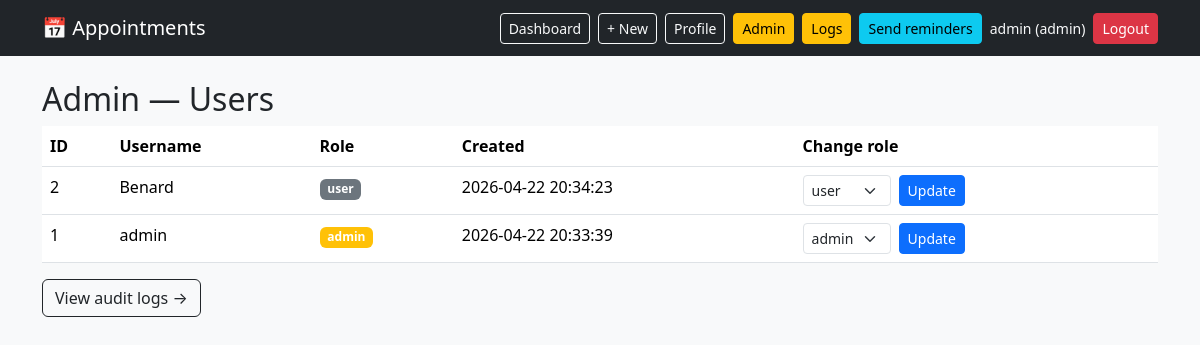
The page /admin (signed in) on the database its author committed.
### tables this page shows
CREATE TABLE users (
    id INTEGER PRIMARY KEY AUTOINCREMENT,
    username TEXT UNIQUE NOT NULL,
    password_hash TEXT NOT NULL,
    role TEXT NOT NULL DEFAULT 'user',
    receive_email_reminders INTEGER NOT NULL DEFAULT 1,
    email TEXT,
    created_at DATETIME DEFAULT CURRENT_TIMESTAMP
);

### app.py (the view)
@app.route("/admin")
@role_required("admin")
def admin_dashboard():
    db = get_db()
    users = db.execute(
        "SELECT id, username, role, created_at FROM users ORDER BY created_at DESC"
    ).fetchall()
    role_form = RoleForm()
    return render_template("admin.html", users=users, role_form=role_form,
                           csrf_form=CSRFOnlyForm())

### app.py
class RoleForm(FlaskForm):
    user_id = HiddenField(validators=[DataRequired()])
    role = SelectField("Role", choices=[("user", "user"), ("admin", "admin")],
                       validators=[DataRequired()])

class CSRFOnlyForm(FlaskForm):
    pass

### app.py (called while the page is built)
def get_db() -> sqlite3.Connection:
    if "db" not in g:
        g.db = sqlite3.connect(DATABASE, detect_types=sqlite3.PARSE_DECLTYPES)
        g.db.row_factory = sqlite3.Row
        g.db.execute("PRAGMA foreign_keys = ON")
    return g.db

def login_required(fn):
    @wraps(fn)
    def wrapper(*a, **kw):
        if "user_id" not in session:
            return redirect(url_for("login"))
        last = session.get("last_active")
        now = time.time()
        if last and now - last > SESSION_TIMEOUT_MINUTES * 60:
            session.clear()
            flash("Session expired. Please log in again.", "warning")
            return redirect(url_for("login"))
        session["last_active"] = now
        return fn(*a, **kw)
    return wrapper

def role_required(*roles):
    def deco(fn):
        @wraps(fn)
        @login_required
        def wrapper(*a, **kw):
            if session.get("role") not in roles:
                log_action("ACCESS_DENIED", f"path={request.path} required={roles}")
                abort(403)
            return fn(*a, **kw)
        return wrapper
    return deco

@app.context_processor
def inject_user():
    return {
        "current_user": {
            "id": session.get("user_id"),
            "username": session.get("username"),
            "role": session.get("role"),
        } if "user_id" in session else None
    }

### templates/admin.html (shortened to what this page needs)
{% extends "base.html" %}
{% block content %}
<h2>Admin — Users</h2>
<div class="table-responsive">
  <table class="table bg-white">
    <thead><tr><th>ID</th><th>Username</th><th>Role</th><th>Created</th><th>Change role</th></tr></thead>
    <tbody>
    {% for u in users %}
      <tr>
        <td>{{ u.id }}</td>
        <td>{{ u.username }}</td>
        <td><span class="badge bg-{{ 'warning' if u.role=='admin' else 'secondary' }}">{{ u.role }}</span></td>
        <td>{{ u.created_at }}</td>
        <td>
          <form method="post" action="{{ url_for('admin_change_role') }}" class="d-flex gap-2">
            <select name="role" class="form-select form-select-sm" style="width:auto">
              <option value="user" {% if u.role=='user' %}selected{% endif %}>user</option>
              <option value="admin" {% if u.role=='admin' %}selected{% endif %}>admin</option>
            </select>
            <button class="btn btn-sm btn-primary">Update</button>
          </form>
        </td>
      </tr>
    {% endfor %}
    </tbody>
  </table>
</div>
<a class="btn btn-outline-dark" href="{{ url_for('admin_logs') }}">View audit logs →</a>
{% endblock %}

### rows shown on the page
users: id "2", username "Benard", role "user", created_at "2026-04-22 20:34:23"
users: id "1", username "admin", role "admin", created_at "2026-04-22 20:33:39"

### other values the page prints
{{ current_user.username }} "admin"
{{ current_user.role }} "admin"
